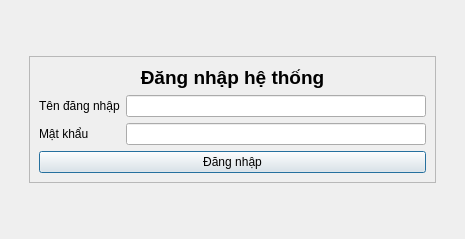
<?xml version="1.0" encoding="UTF-8"?>
<ui version="4.0">
 <class>dangnhap</class>
 <widget class="QDialog" name="dangnhap">
  <property name="geometry">
   <rect>
    <x>0</x>
    <y>0</y>
    <width>465</width>
    <height>239</height>
   </rect>
  </property>
  <property name="windowTitle">
   <string>Đăng nhập – HongGrader</string>
  </property>
  <layout class="QGridLayout" name="gridLayout">
   <item row="0" column="1">
    <spacer name="verticalSpacer_2">
     <property name="orientation">
      <enum>Qt::Orientation::Vertical</enum>
     </property>
     <property name="sizeHint" stdset="0">
      <size>
       <width>20</width>
       <height>20</height>
      </size>
     </property>
    </spacer>
   </item>
   <item row="1" column="0">
    <spacer name="horizontalSpacer">
     <property name="orientation">
      <enum>Qt::Orientation::Horizontal</enum>
     </property>
     <property name="sizeHint" stdset="0">
      <size>
       <width>0</width>
       <height>20</height>
      </size>
     </property>
    </spacer>
   </item>
   <item row="1" column="1">
    <widget class="QFrame" name="frame">
     <property name="frameShape">
      <enum>QFrame::Shape::StyledPanel</enum>
     </property>
     <property name="frameShadow">
      <enum>QFrame::Shadow::Raised</enum>
     </property>
     <layout class="QFormLayout" name="formLayout">
      <item row="1" column="0">
       <widget class="QLabel" name="label">
        <property name="text">
         <string>Tên đăng nhập</string>
        </property>
        <property name="buddy">
         <cstring>linetendangnhap</cstring>
        </property>
       </widget>
      </item>
      <item row="1" column="1">
       <widget class="QLineEdit" name="linetendangnhap">
        <property name="minimumSize">
         <size>
          <width>300</width>
          <height>0</height>
         </size>
        </property>
       </widget>
      </item>
      <item row="2" column="0">
       <widget class="QLabel" name="label_2">
        <property name="text">
         <string>Mật khẩu </string>
        </property>
        <property name="buddy">
         <cstring>linematkhau</cstring>
        </property>
       </widget>
      </item>
      <item row="2" column="1">
       <widget class="QLineEdit" name="linematkhau">
        <property name="minimumSize">
         <size>
          <width>300</width>
          <height>0</height>
         </size>
        </property>
        <property name="echoMode">
         <enum>QLineEdit::EchoMode::PasswordEchoOnEdit</enum>
        </property>
       </widget>
      </item>
      <item row="3" column="0" colspan="2">
       <widget class="QPushButton" name="btdangnhap">
        <property name="text">
         <string>Đăng nhập</string>
        </property>
       </widget>
      </item>
      <item row="0" column="0" colspan="2">
       <widget class="QLabel" name="label_3">
        <property name="text">
         <string>&lt;html&gt;&lt;head/&gt;&lt;body&gt;&lt;p align=&quot;center&quot;&gt;&lt;span style=&quot; font-size:14pt; font-weight:700;&quot;&gt;Đăng nhập hệ thống&lt;/span&gt;&lt;/p&gt;&lt;/body&gt;&lt;/html&gt;</string>
        </property>
       </widget>
      </item>
     </layout>
    </widget>
   </item>
   <item row="1" column="2">
    <spacer name="horizontalSpacer_2">
     <property name="orientation">
      <enum>Qt::Orientation::Horizontal</enum>
     </property>
     <property name="sizeHint" stdset="0">
      <size>
       <width>1</width>
       <height>20</height>
      </size>
     </property>
    </spacer>
   </item>
   <item row="2" column="1">
    <spacer name="verticalSpacer">
     <property name="orientation">
      <enum>Qt::Orientation::Vertical</enum>
     </property>
     <property name="sizeHint" stdset="0">
      <size>
       <width>20</width>
       <height>20</height>
      </size>
     </property>
    </spacer>
   </item>
  </layout>
 </widget>
 <tabstops>
  <tabstop>linetendangnhap</tabstop>
  <tabstop>linematkhau</tabstop>
  <tabstop>btdangnhap</tabstop>
 </tabstops>
 <resources/>
 <connections/>
</ui>
